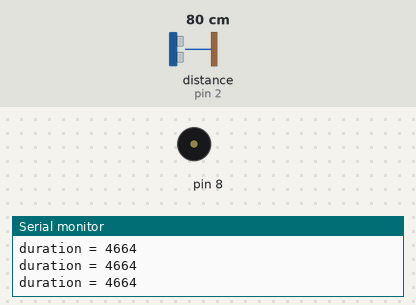
Simulated run of this sketch. Board: Arduino Uno, built with avr-gcc and run on an emulated ATmega328P. On the bench: buzzer (waves = sounding), the last lines printed to the serial monitor. Inputs (shaded band) come from the test bench; at power-on: distance to the obstacle (sensor on pin 2) 80 cm. The echo pulse lasts 58.3 µs per cm.

Above: at 1.2 s.
1.3 s: distance to the obstacle (sensor on pin 2) set to 39 cm
2.8 s: distance to the obstacle (sensor on pin 2) set to 31 cm
At 3.6 s:
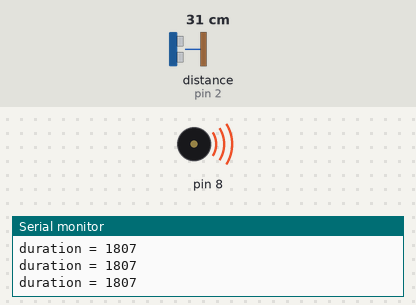
4.3 s: distance to the obstacle (sensor on pin 2) set to 250 cm
At 4.9 s:
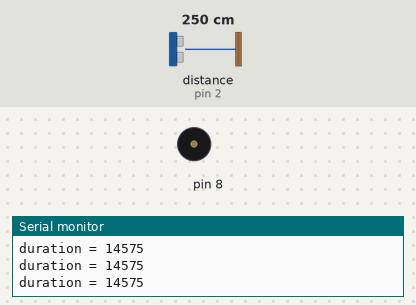
7.3 s: distance to the obstacle (sensor on pin 2) set to 2 cm
At 8.1 s:
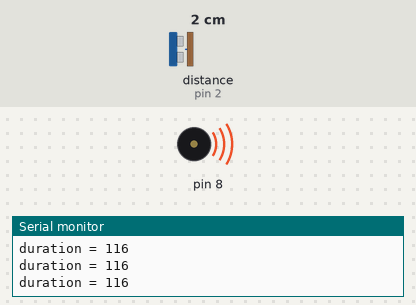
13.3 s: distance to the obstacle (sensor on pin 2) set to 299 cm
At 14.2 s:
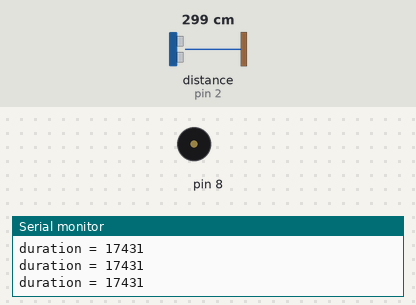
Timing chart, 0 to 16.3 s (numbered marks = the images above; inputs shaded):
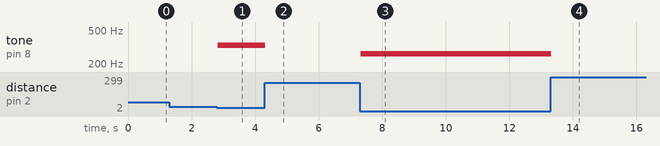

The sketch:

5_lab3_UltrasonicSensor_PiezoBuzzer.ino
```cpp
// 202037071 정지우

void setup() {
  // put your setup code here, to run once:
  Serial.begin(9600);
  pinMode(3, OUTPUT);
  pinMode(2, INPUT);
}

void loop() {
  // put your main code here, to run repeatedly:
  digitalWrite(3, HIGH);
  delayMicroseconds(50);
  digitalWrite(3, LOW);

  int duration = pulseIn(2, HIGH);

  Serial.print("\n\nduration = ");
  Serial.print(duration);

  if (duration < 300){
    tone(8, 262);
  }
  else if (duration > 300 && 800 > duration){
    tone(8, 294);
  }
  else if (800 < duration && 2000 > duration){
    tone(8, 330);
  }
  else{
    noTone(8);
  }
}
```

Measured:
- the behaviour switches between 35 and 34 cm on distance to the obstacle (sensor on pin 2) (found by bisection; images 0 and 1)
- after the input at 2.8 s, tone on pin 8: silent → 330 Hz at once
- after the input at 4.3 s, tone on pin 8: 330 Hz → silent at once
- after the input at 7.3 s, tone on pin 8: silent → 262 Hz at once
- after the input at 13.3 s, tone on pin 8: 262 Hz → silent at once
